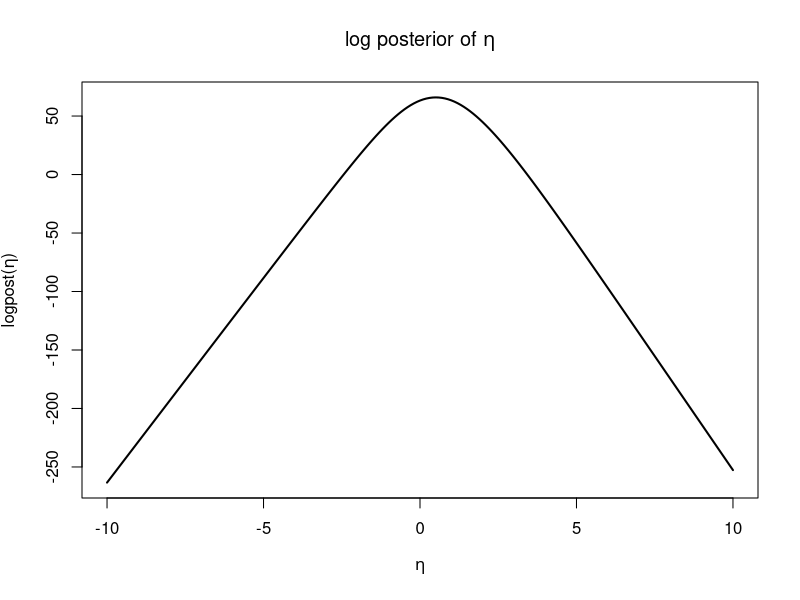
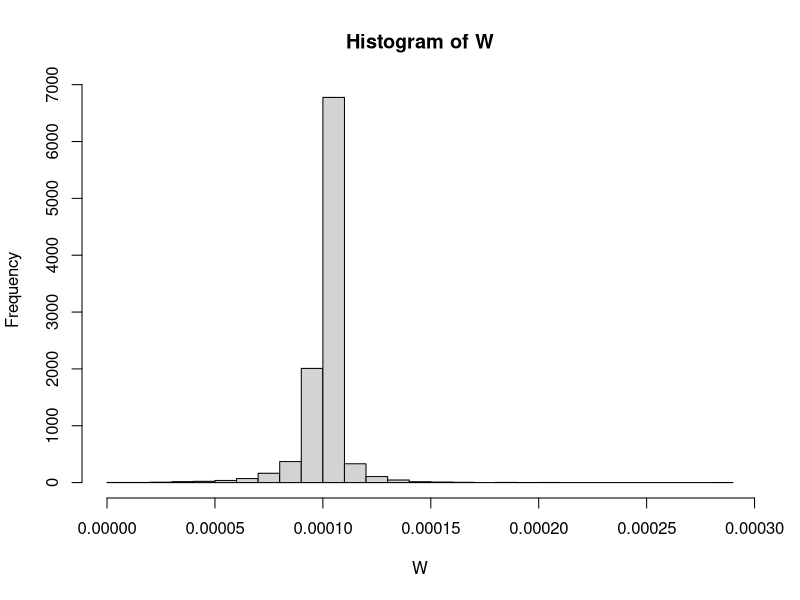
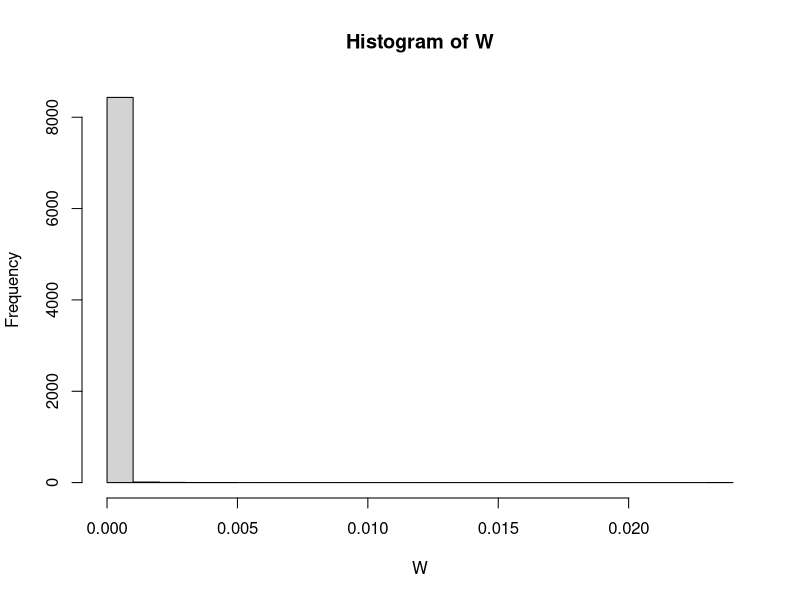
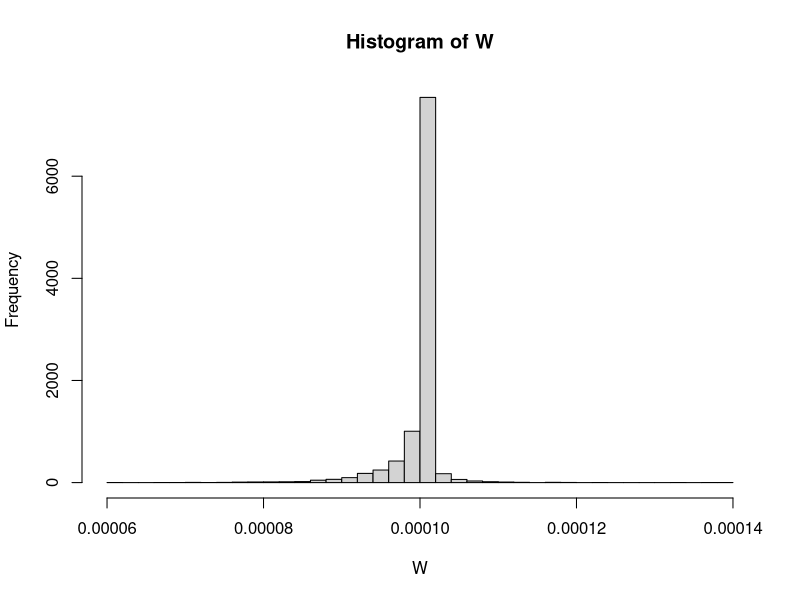
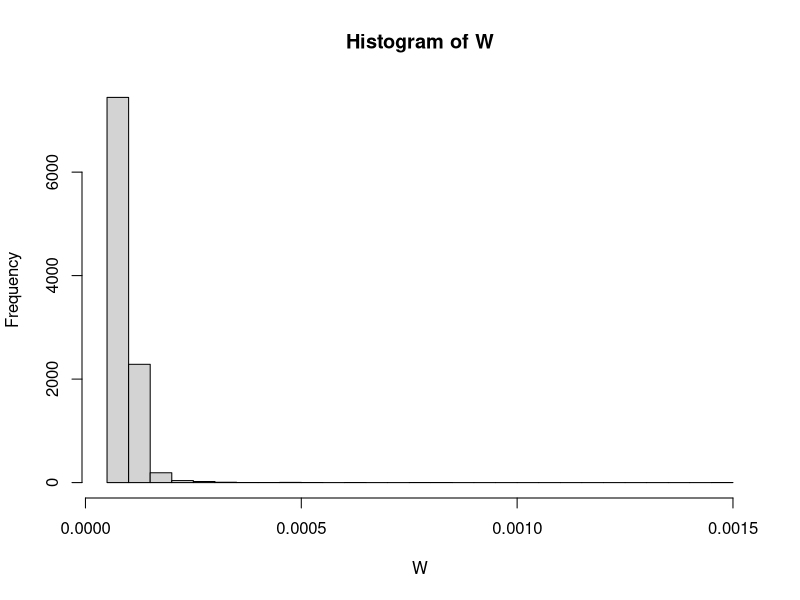
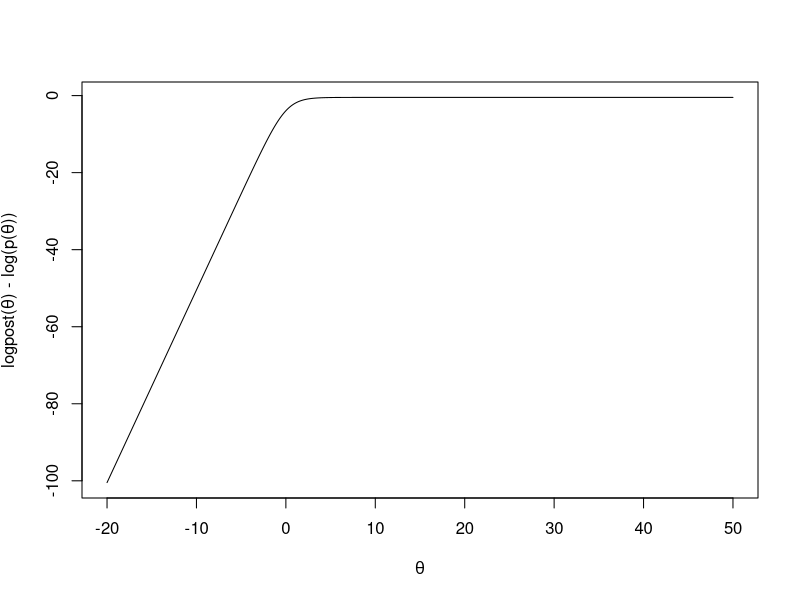

Write R code to recreate these figures, in order.
###### Tutorial 7 codes

### Problem 1
## (b)
# log posterior function
logpost <- function(eta) {
	125*log(2+(exp(eta)/(1+exp(eta))))-74*log(1+exp(eta))+35*eta	
}

# plot the log posterior
eta.grid <- seq(from=-10, to=10, by=0.1)
plot(eta.grid, logpost(eta.grid),type="l",lwd=2,
     ylab=expression(paste("logpost(",eta,")")),xlab=expression(eta),
	 main=expression(paste("log posterior of ",eta)))

# find the posterior mode using optim() with method="Brent"
(out <- optim(par=0, fn=logpost, hessian=TRUE, control=list(fnscale=-1), 
              method="Brent", lower=-10, upper=10))
(post.mode <- out$par)
(post.var <- -1/out$hessian)

# normal 95% CI for eta
(CI <- qnorm(c(0.025,0.975),mean=post.mode,sd=sqrt(post.var)))
# transformed 95% CI for theta
exp(CI)/(1+exp(CI))			  

	
## (c) Rejection sampling

# difference function = log(f) - log(g)
require(mvtnorm)
df <- 4
diff <- function(eta, post.mode, post.var, df){
    logpost(eta) - dmvt(matrix(eta,ncol=1), delta=post.mode, 
	sigma=matrix(post.var,1,1), df=df)
}

# maximize the difference function
(out <- optim(par=0, fn=diff, control=list(fnscale=-1),
              method="Brent", lower=-10, upper=10,
              post.mode=post.mode, post.var=post.var, df=df))
logM <- out$value	# M' value

# rejection sampling function
rej_sampling <- function(S, post.mode, post.var, df, logM){
	eta.samples <- rep(0,S)
	s <- 0
	T <- 0
	while (s < S){
		T <- T+1
		eta <- rmvt(1, delta=post.mode, sigma=matrix(post.var,1,1), df=df)
		U <- runif(1)
		if (log(U) < diff(eta, post.mode, post.var, df) - logM){
			s <- s+1
			eta.samples[s] <- eta
		}
	}
	accept.rate <- S/T
	list(accept.rate=accept.rate, eta.samples=eta.samples)
}			  

set.seed(4234)
S <- 10^4
output <- rej_sampling(S, post.mode, post.var, df, logM)
output$accept.rate

# CI for eta
quantile(output$eta.samples, c(0.025,0.975))

# CI for theta
theta.samples <- 1/(1+exp(-output$eta.samples))
quantile(theta.samples, c(0.025,0.975))

	

### Problem 2
## (a) 
# first, define the log posterior function
logpost <- function(theta, Y) {
	Y[1]*log(2+theta) + (Y[2]+Y[3])*log(1-theta) + Y[4]*log(theta)
}

# Y=(125,18,20,34)
Y <- c(125,18,20,34)
# optimize logpost()
# find the posterior mode and variance of normal approximation
# formulas can be found in Chapter 5 notes
(out <- optimize(logpost, interval=c(0,1), Y=Y, maximum=TRUE))
post.mode <- out$maximum
post.var <- 1/(Y[1]/(2+post.mode)^2+(Y[2]+Y[3])/(1-post.mode)^2+Y[4]/post.mode^2)
# importance sampling: draw samples from normal
set.seed(4234)
S <- 10^4
theta.samples <- rnorm(S, mean=post.mode, sd=sqrt(post.var))
# raw log weights
logw <- logpost(theta.samples,Y=Y) - 
        dnorm(theta.samples, mean=post.mode, sd=sqrt(post.var), log=TRUE)
w <- exp(logw - max(logw))	# raw weights
W <- w/sum(w)		# normalized weights
hist(W, breaks=30)		# histogram of normalized weights
(est <- sum(W*theta.samples))		# IS estimate of E(theta|y)
(se <- sqrt(sum((W*(theta.samples -est))^2)))	# standard error
		
# Y=(14,0,1,5)
Y <- c(14,0,1,5)
# optimize logpost()
# find the posterior mode and variance of normal approximation
# formulas can be found in Chapter 5 notes
(out <- optimize(logpost, interval=c(0,1), Y=Y, maximum=TRUE))
post.mode <- out$maximum
post.var <- 1/(Y[1]/(2+post.mode)^2+(Y[2]+Y[3])/(1-post.mode)^2+Y[4]/post.mode^2)
# importance sampling: draw samples from normal
set.seed(4234)
S <- 10^4
theta.samples <- rnorm(S, mean=post.mode, sd=sqrt(post.var))
# raw log weights
logw <- logpost(theta.samples,Y=Y) - 
        dnorm(theta.samples, mean=post.mode, sd=sqrt(post.var), log=TRUE)
# logw contains NaNs for those theta's falling outside [0,1]
# remove all NaNs from logw
# find the indices where logw is not NaN, i.e. theta is inside [0,1]
index <- which(is.nan(logw)==FALSE)
(length(index))		# number of theta samples inside [0,1]
w <- exp(logw[index] - max(logw[index]))	# raw weights
W <- w/sum(w)		# normalized weights
hist(W, breaks=30)		# histogram of normalized weights
(est <- sum(W*theta.samples[index]))		# IS estimate of E(theta|y)
(se <- sqrt(sum((W*(theta.samples[index] -est))^2)))	# standard error	


## (b)
# Y=(125,18,20,34)
Y <- c(125,18,20,34)
(out <- optimize(logpost, interval=c(0,1), Y=Y, maximum=TRUE))
post.mode <- out$maximum
post.var <- 1/(Y[1]/(2+post.mode)^2+(Y[2]+Y[3])/(1-post.mode)^2+Y[4]/post.mode^2)
# find beta parameters: define a 2d loss function
beta.para <- function(para, post.mode, post.var) {
	a <- para[1]; b <- para[2]
	ab.mode = (a-1)/(a+b-2)
	ab.var = a*b/(a+b)^2/(a+b+1)
	return((ab.mode-post.mode)^2+(ab.var-post.var)^2)
}
(out.ab <- optim(par=c(5,5), fn=beta.para, 
                post.mode=post.mode, post.var=post.var))
a <- out.ab$par[1]
b <- out.ab$par[2]
# importance sampling: draw samples from Beta(a,b)
set.seed(4234)
S <- 10^4
theta.samples <- rbeta(S, a, b)
# raw log weights
logw <- logpost(theta.samples,Y=Y) - 
        dbeta(theta.samples, a, b, log=TRUE)
w <- exp(logw - max(logw))	# raw weights
W <- w/sum(w)		# normalized weights
hist(W, breaks=30)		# histogram of normalized weights
(est <- sum(W*theta.samples))		# IS estimate of E(theta|y)
(se <- sqrt(sum((W*(theta.samples -est))^2)))	# standard error


# Y=(14,0,1,5)
Y <- c(14,0,1,5)
(out <- optimize(logpost, interval=c(0,1), Y=Y, maximum=TRUE))
post.mode <- out$maximum
post.var <- 1/(Y[1]/(2+post.mode)^2+(Y[2]+Y[3])/(1-post.mode)^2+Y[4]/post.mode^2)
# find beta parameters: define a 2d loss function
beta.para <- function(para, post.mode, post.var) {
	a <- para[1]; b <- para[2]
	ab.mode = (a-1)/(a+b-2)
	ab.var = a*b/(a+b)^2/(a+b+1)
	return((ab.mode-post.mode)^2+(ab.var-post.var)^2)
}
(out.ab <- optim(par=c(5,5), fn=beta.para, 
                 post.mode=post.mode, post.var=post.var))
a <- out.ab$par[1]
b <- out.ab$par[2]
# importance sampling: draw samples from Beta(a,b)
set.seed(4234)
S <- 10^4
theta.samples <- rbeta(S, a, b)
# raw log weights
logw <- logpost(theta.samples,Y=Y) - 
        dbeta(theta.samples, a, b, log=TRUE)
w <- exp(logw - max(logw))	# raw weights
W <- w/sum(w)		# normalized weights
hist(W, breaks=30)		# histogram of normalized weights
(est <- sum(W*theta.samples))		# IS estimate of E(theta|y)
(se <- sqrt(sum((W*(theta.samples-est))^2)))	# standard error



	
### Problem 3
mu <- 0
sigma2 <- 0.25^2
n <- 5
y <- 5
logpost <- function(theta, y, n, mu, sigma2){
	theta*y - n*log(1+exp(theta)) - 0.5*(theta-mu)^2/sigma2
}
diff <- function(theta,y,n,mu,sigma2){
	logpost(theta,y,n,mu,sigma2) - 
	dnorm(theta,mean=mu,sd=sqrt(sigma2),log=TRUE)
}

# find M' by maximizing the diffence function
(out <- optim(par=10, fn=diff,control=list(fnscale=-1),method="Brent",
              lower=0,upper=100,y=y,n=n,mu=mu,sigma2=sigma2))
logM <- out$value

# plot of the difference function
theta.grid <- seq(from=-20,to=50,by=0.1)
plot(theta.grid, diff(theta.grid,y,n,mu,sigma2),type="l",
	ylab=expression(paste("logpost(",theta,") - log(p(",theta,"))")),
	xlab=expression(theta))
# Alternatively, by analytical calculation
(logM <- 0.5*log(2*pi)+0.5*log(sigma2))

# rejection sampling function
rej_sampling <- function(S, y, n, mu, sigma2, logM){
	theta.samples <- rep(0,S)
	s <- 0
	T <- 0
	while (s < S){
		T <- T+1
		theta <- rnorm(1, mean=mu, sd=sqrt(sigma2))
		U <- runif(1)
		if (log(U) < diff(theta, y, n, mu, sigma2) - logM){
			s <- s+1
			theta.samples[s] <- theta
		}
	}
	accept.rate <- S/T
	list(accept.rate=accept.rate, theta.samples=theta.samples)
}				  
			  
set.seed(4234)
S <- 10^4
output <- rej_sampling(S, y, n, mu, sigma2, logM)
output$accept.rate	

# estimate P(theta>0|y)
mean(output$theta.samples>0)




		  